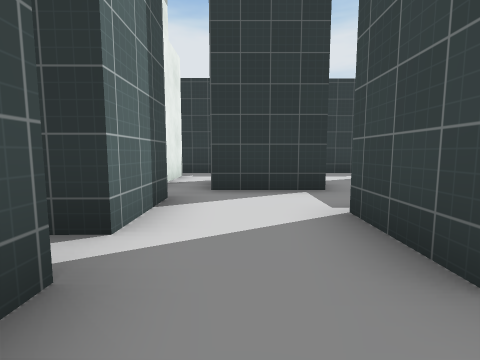
view 1 (above)

17 first-person views from a walk through a Unity game level. The camera is 1.3 m above the floor, tilts 6° down and sees 85° across. The floor is counted in squares, 2 m on a side. Each view is taken from the middle of a square. On the plan, view 1 faces up. The plan holds only what a view shows up to about 9 squares ahead; the rest is blank. The place goes on beyond the plan. Some surface patterns are stand-ins.

view 2
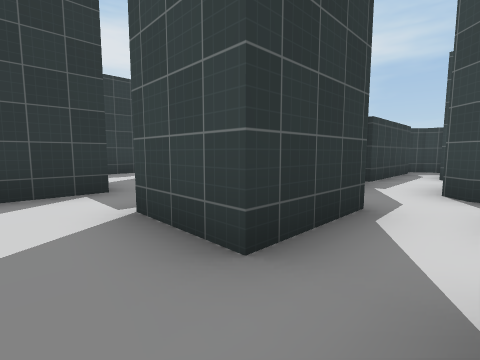

view 3
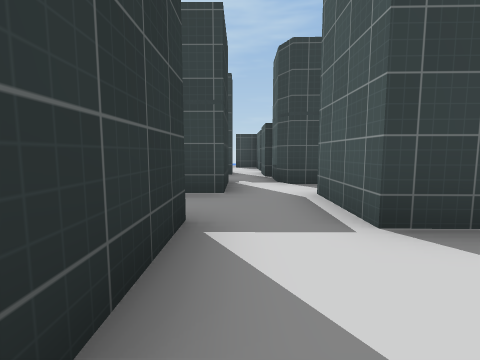

view 4
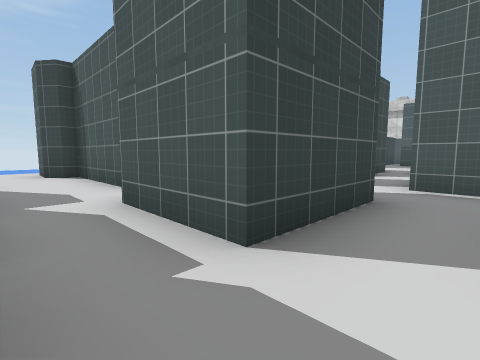

view 5
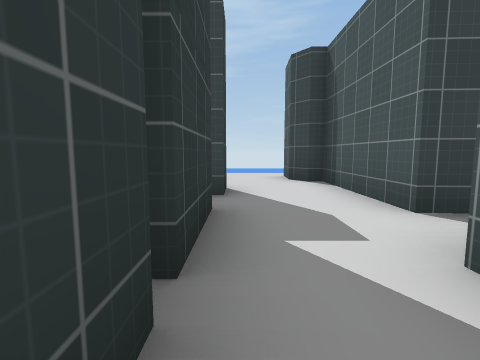

view 6
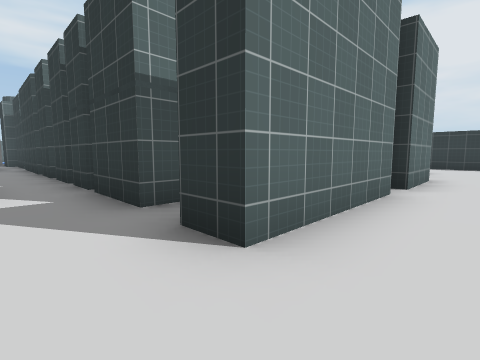

view 7
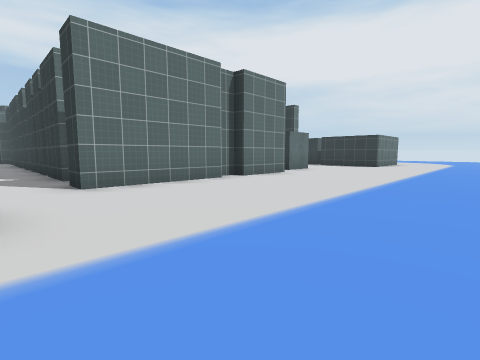

view 8
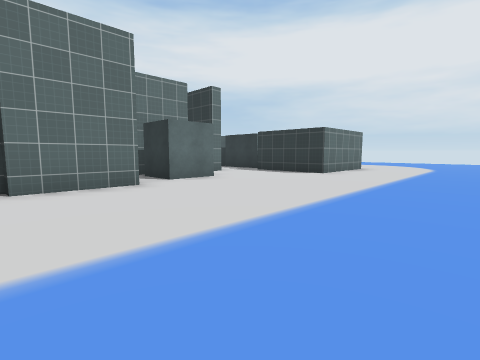

view 9
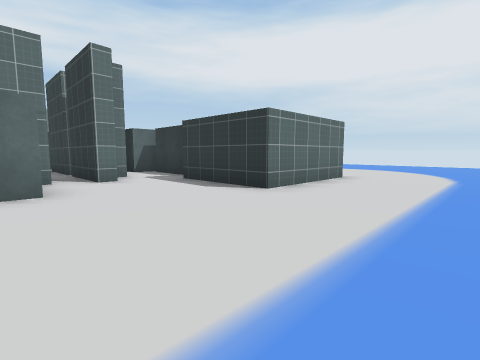

view 10
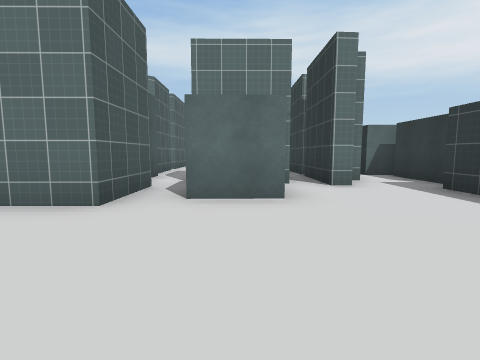

view 11
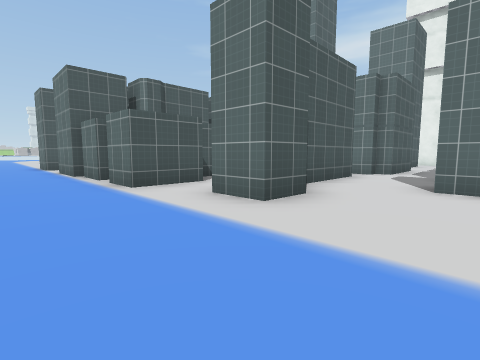

view 12
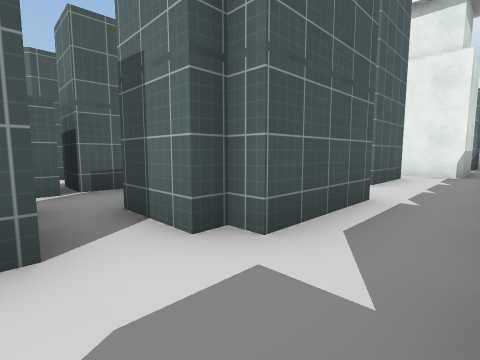

view 13
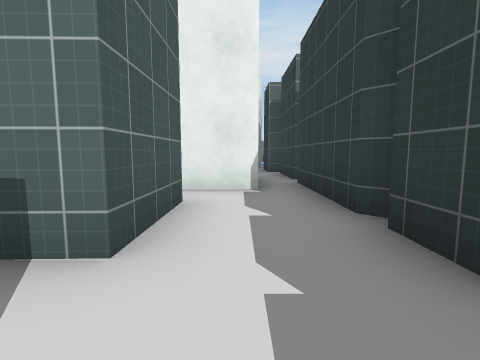

view 14
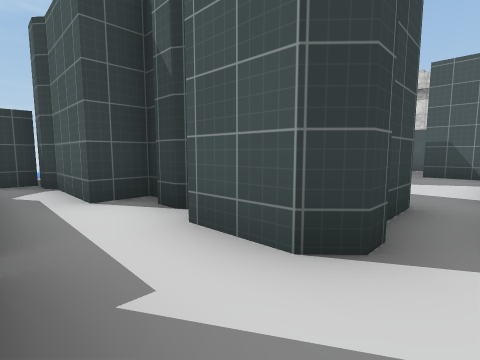

view 15
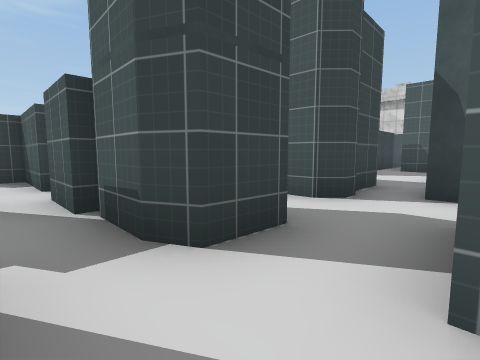

view 16
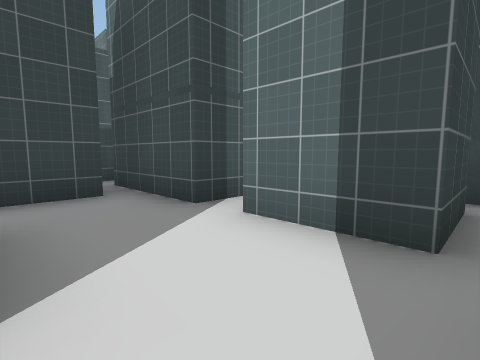

view 17
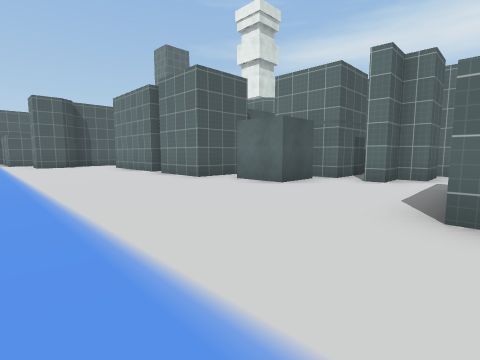

### Floor plan
Ten units are one square. View 1 is at (0, 0); x grows to the right and y downward. Boxes are objects, and circles mark ways between rooms. Rooms are numbered by the first view taken in them; rooms with no view inside come last. Other rooms are left out.
<svg viewBox="-25 -230 165 251">
<path fill="none" stroke="#000" d="M-4 2 9 2M-10 -13 -9 15M32 -11 12 -11 12 -28M44 -21 44 -30 48 -32 59 -32M49 -42 32 -42M55 -32 55 -21M12 -28 32 -28M15 -45 -5 -45M46 1 46 -3 49 -6 61 -6M33 2 38 2M66 -4 71 -4M67 -55 68 -61M58 -63 58 -49M55 -67 55 -63M47 16 47 5M77 -1 77 -11M-10 -38 -10 -20M95 -21 61 -21 61 -33 74 -33M36 -83 24 -83M14 -61 15 -56M50 -83 39 -83M32 -42 32 -67 55 -67M86 -116 86 -83M69 -143 88 -143 89 -123 86 -123 86 -118M70 -166 86 -166 86 -153 70 -153M65 -170 65 -153M103 -67 113 -67 113 -56M99 -65 104 -69M66 -202 48 -202M47 -188 58 -188 58 -182 68 -182 68 -178 46 -178M85 -61 99 -61M100 -225 100 -197 72 -197M44 -205 44 -197M70 -89 70 -83 52 -83M86 -83 79 -83M68 -61 85 -61M55 -63 58 -63M84 -33 104 -33 104 -38M104 -42 120 -42"/>
<circle cx="30" cy="0" r="3" fill="#2a7"/>
<circle cx="5" cy="-15" r="3" fill="#2a7"/>
<circle cx="25" cy="-55" r="3" fill="#2a7"/>
<circle cx="60" cy="-55" r="3" fill="#2a7"/>
<circle cx="70" cy="-40" r="3" fill="#2a7"/>
<circle cx="45" cy="-75" r="3" fill="#2a7"/>
<circle cx="75" cy="-75" r="3" fill="#2a7"/>
<circle cx="110" cy="-50" r="3" fill="#2a7"/>
<text x="10" y="-10">1</text>
<text x="40" y="-30">2</text>
<text x="30" y="-70">3</text>
<text x="110" y="-140">4</text>
<text x="70" y="-80">5</text>
<text x="90" y="-40">6</text>
</svg>
Room 1 opens to room 2. Room 2 opens to room 3. Room 2 opens to room 5. Room 2 opens to room 6. Room 3 opens to room 5. Room 4 opens to room 5. Room 4 opens to room 6.

Where each view was taken, in squares from view 1:
view 1: 0 up, 0 right, facing up
view 2: 0 up, 0 right, facing up-right
view 3: 4 up, 1 left, facing right
view 4: 8 up, 2 right, facing down-right
view 5: 8 up, 4 right, facing right
view 6: 7 up, 10 right, facing up-left
view 7: 7 up, 14 right, facing up-left
view 8: 12 up, 14 right, facing up-left
view 9: 16 up, 13 right, facing up-left
view 10: 16 up, 12 right, facing left
view 11: 9 up, 14 right, facing down-left
view 12: 8 up, 7 right, facing down-left
view 13: 7 up, 3 right, facing left
view 14: 2 up, 4 right, facing down-right
view 15: 4 up, 3 right, facing down-right
view 16: 4 up, 1 right, facing down-left
view 17: 20 up, 13 right, facing down-left
